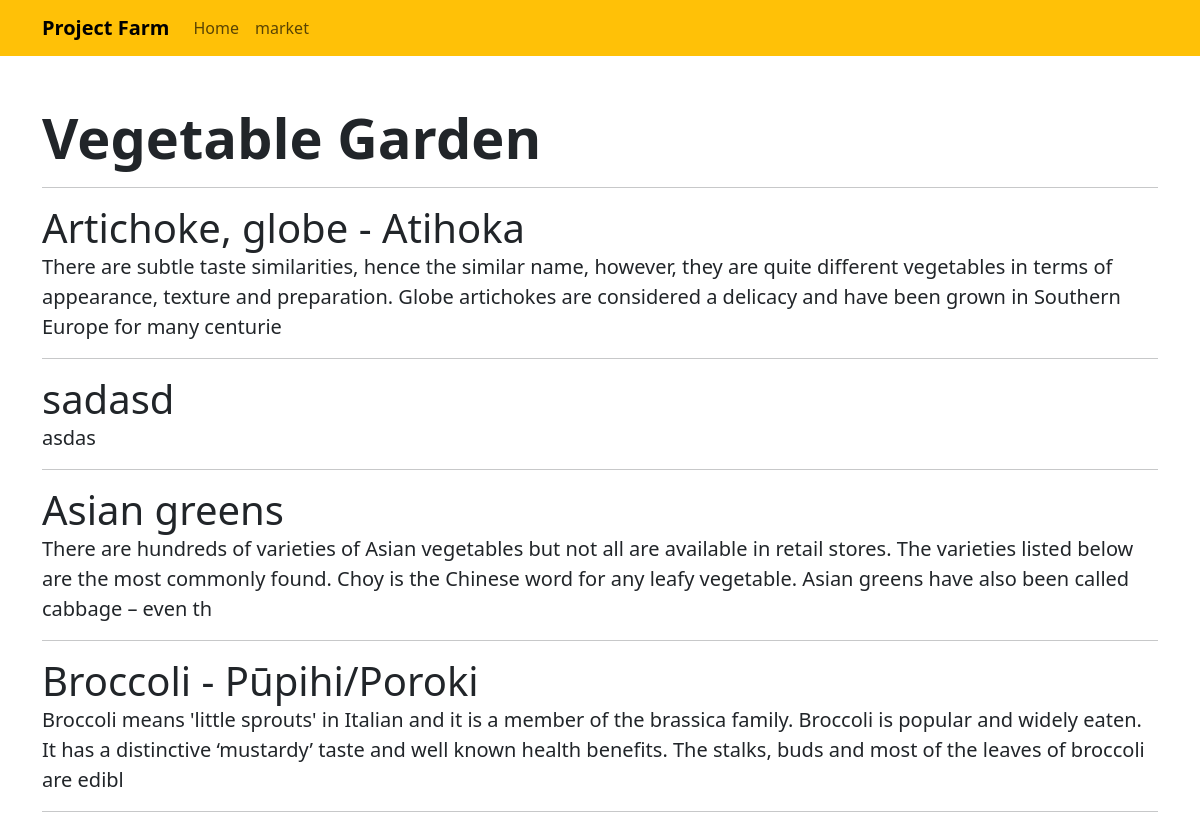
Screenshot of /secondApp/vegetables with the database file from the repository.
### secondApp/models.py (models this page shows, shortened)
class Vegetable(models.Model):
    name = models.CharField(max_length=200)
    description = models.CharField(max_length=255)
    price = models.FloatField()
    health_benefits =  models.CharField(max_length=255)
    created_at = models.DateField(auto_now_add = True)
    updated_at = models.DateField(auto_now=True)

### secondApp/views.py (the view)
# urls.py: path('vegetables', views.fetchAllVegetables, name='fetchAll'),
def fetchAllVegetables(request):
    vegetables = Vegetable.objects.all()
    context = {"vegetables": vegetables}
    return render(request,"secondApp/home.html" ,  context)

### secondApp/templates/secondApp/home.html
{% extends 'main.html' %}
{% block content %}
<div class="container py-5">
    <h1 class="display-4  fw-bold">Vegetable Garden</h1>
    <hr>
<div>
  {% for vegetable in vegetables %}
    <div class="display-6">{{vegetable.name}} </div>
    <p class="lead">{{vegetable.description}}</p>
    <hr>
  {% endfor %}
</div>
</div>
{% endblock %}

### rows the page displays
Vegetable: name "Artichoke, globe - Atihoka", description "There are subtle taste similarities, hence the similar name, however, they are quite different vegetables in terms of appearance, texture and preparation. Globe artichokes are considered a delicacy and have been grown in Southern Europe for many centurie"
Vegetable: name "sadasd", description "asdas"
Vegetable: name "Asian greens", description "There are hundreds of varieties of Asian vegetables but not all are available in retail stores. The varieties listed below are the most commonly found. Choy is the Chinese word for any leafy vegetable. Asian greens have also been called cabbage – even th"
Vegetable: name "Broccoli - Pūpihi/Poroki", description "Broccoli means 'little sprouts' in Italian and it is a member of the brassica family. Broccoli is popular and widely eaten. It has a distinctive ‘mustardy’ taste and well known health benefits. The stalks, buds and most of the leaves of broccoli are edibl"
